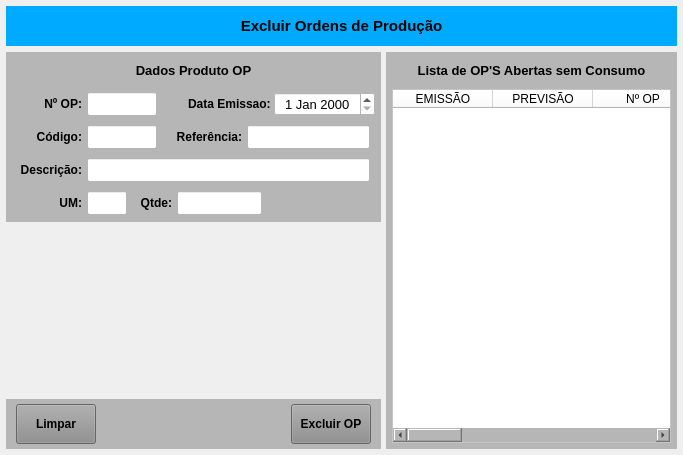
<?xml version="1.0" encoding="UTF-8"?>
<ui version="4.0">
 <class>MainWindow</class>
 <widget class="QMainWindow" name="MainWindow">
  <property name="geometry">
   <rect>
    <x>0</x>
    <y>0</y>
    <width>683</width>
    <height>455</height>
   </rect>
  </property>
  <property name="windowTitle">
   <string>Excluir Ordens de Produção</string>
  </property>
  <property name="styleSheet">
   <string notr="true"/>
  </property>
  <widget class="QWidget" name="centralwidget">
   <layout class="QVBoxLayout" name="verticalLayout">
    <property name="spacing">
     <number>6</number>
    </property>
    <property name="leftMargin">
     <number>6</number>
    </property>
    <property name="topMargin">
     <number>6</number>
    </property>
    <property name="rightMargin">
     <number>6</number>
    </property>
    <property name="bottomMargin">
     <number>6</number>
    </property>
    <item>
     <widget class="QWidget" name="widget_cabecalho" native="true">
      <property name="minimumSize">
       <size>
        <width>0</width>
        <height>40</height>
       </size>
      </property>
      <property name="maximumSize">
       <size>
        <width>16777215</width>
        <height>40</height>
       </size>
      </property>
      <property name="styleSheet">
       <string notr="true">background-color: rgb(0, 170, 255);</string>
      </property>
      <layout class="QHBoxLayout" name="horizontalLayout">
       <property name="spacing">
        <number>2</number>
       </property>
       <property name="leftMargin">
        <number>10</number>
       </property>
       <property name="topMargin">
        <number>5</number>
       </property>
       <property name="rightMargin">
        <number>10</number>
       </property>
       <property name="bottomMargin">
        <number>5</number>
       </property>
       <item>
        <widget class="QLabel" name="label_13">
         <property name="sizePolicy">
          <sizepolicy hsizetype="Preferred" vsizetype="Preferred">
           <horstretch>0</horstretch>
           <verstretch>0</verstretch>
          </sizepolicy>
         </property>
         <property name="minimumSize">
          <size>
           <width>0</width>
           <height>0</height>
          </size>
         </property>
         <property name="font">
          <font>
           <pointsize>11</pointsize>
           <weight>75</weight>
           <bold>true</bold>
          </font>
         </property>
         <property name="styleSheet">
          <string notr="true"/>
         </property>
         <property name="text">
          <string>Excluir Ordens de Produção</string>
         </property>
         <property name="alignment">
          <set>Qt::AlignCenter</set>
         </property>
        </widget>
       </item>
      </layout>
     </widget>
    </item>
    <item>
     <widget class="QWidget" name="widget_2" native="true">
      <property name="styleSheet">
       <string notr="true"/>
      </property>
      <layout class="QHBoxLayout" name="horizontalLayout_3">
       <property name="spacing">
        <number>5</number>
       </property>
       <property name="leftMargin">
        <number>0</number>
       </property>
       <property name="topMargin">
        <number>0</number>
       </property>
       <property name="rightMargin">
        <number>0</number>
       </property>
       <property name="bottomMargin">
        <number>0</number>
       </property>
       <item>
        <widget class="QWidget" name="widget_4" native="true">
         <property name="minimumSize">
          <size>
           <width>375</width>
           <height>0</height>
          </size>
         </property>
         <property name="maximumSize">
          <size>
           <width>375</width>
           <height>16777215</height>
          </size>
         </property>
         <property name="styleSheet">
          <string notr="true"/>
         </property>
         <layout class="QVBoxLayout" name="verticalLayout_2">
          <property name="spacing">
           <number>5</number>
          </property>
          <property name="leftMargin">
           <number>0</number>
          </property>
          <property name="topMargin">
           <number>0</number>
          </property>
          <property name="rightMargin">
           <number>0</number>
          </property>
          <property name="bottomMargin">
           <number>0</number>
          </property>
          <item>
           <widget class="QWidget" name="widget" native="true">
            <property name="minimumSize">
             <size>
              <width>0</width>
              <height>0</height>
             </size>
            </property>
            <property name="maximumSize">
             <size>
              <width>16777215</width>
              <height>16777215</height>
             </size>
            </property>
            <property name="styleSheet">
             <string notr="true"/>
            </property>
            <layout class="QVBoxLayout" name="verticalLayout_3">
             <property name="spacing">
              <number>6</number>
             </property>
             <property name="leftMargin">
              <number>0</number>
             </property>
             <property name="topMargin">
              <number>0</number>
             </property>
             <property name="rightMargin">
              <number>0</number>
             </property>
             <property name="bottomMargin">
              <number>0</number>
             </property>
             <item>
              <widget class="QWidget" name="widget_Cor1" native="true">
               <property name="sizePolicy">
                <sizepolicy hsizetype="Preferred" vsizetype="Preferred">
                 <horstretch>0</horstretch>
                 <verstretch>0</verstretch>
                </sizepolicy>
               </property>
               <property name="minimumSize">
                <size>
                 <width>0</width>
                 <height>0</height>
                </size>
               </property>
               <property name="maximumSize">
                <size>
                 <width>16777215</width>
                 <height>170</height>
                </size>
               </property>
               <property name="styleSheet">
                <string notr="true">background-color: rgb(182, 182, 182);</string>
               </property>
               <layout class="QVBoxLayout" name="verticalLayout_8">
                <property name="spacing">
                 <number>6</number>
                </property>
                <property name="leftMargin">
                 <number>6</number>
                </property>
                <property name="topMargin">
                 <number>6</number>
                </property>
                <property name="rightMargin">
                 <number>6</number>
                </property>
                <property name="bottomMargin">
                 <number>6</number>
                </property>
                <item>
                 <widget class="QWidget" name="widget_28" native="true">
                  <property name="minimumSize">
                   <size>
                    <width>0</width>
                    <height>25</height>
                   </size>
                  </property>
                  <property name="maximumSize">
                   <size>
                    <width>16777215</width>
                    <height>25</height>
                   </size>
                  </property>
                  <property name="styleSheet">
                   <string notr="true"/>
                  </property>
                  <layout class="QHBoxLayout" name="horizontalLayout_22">
                   <property name="spacing">
                    <number>3</number>
                   </property>
                   <property name="leftMargin">
                    <number>3</number>
                   </property>
                   <property name="topMargin">
                    <number>3</number>
                   </property>
                   <property name="rightMargin">
                    <number>3</number>
                   </property>
                   <property name="bottomMargin">
                    <number>3</number>
                   </property>
                   <item>
                    <widget class="QLabel" name="label_54">
                     <property name="maximumSize">
                      <size>
                       <width>16777215</width>
                       <height>16777215</height>
                      </size>
                     </property>
                     <property name="font">
                      <font>
                       <pointsize>10</pointsize>
                       <weight>75</weight>
                       <bold>true</bold>
                      </font>
                     </property>
                     <property name="text">
                      <string>Dados Produto OP</string>
                     </property>
                     <property name="alignment">
                      <set>Qt::AlignCenter</set>
                     </property>
                    </widget>
                   </item>
                  </layout>
                 </widget>
                </item>
                <item>
                 <widget class="QWidget" name="widget_31" native="true">
                  <property name="minimumSize">
                   <size>
                    <width>0</width>
                    <height>30</height>
                   </size>
                  </property>
                  <property name="maximumSize">
                   <size>
                    <width>16777215</width>
                    <height>30</height>
                   </size>
                  </property>
                  <property name="styleSheet">
                   <string notr="true"/>
                  </property>
                  <layout class="QHBoxLayout" name="horizontalLayout_27">
                   <property name="spacing">
                    <number>5</number>
                   </property>
                   <property name="leftMargin">
                    <number>5</number>
                   </property>
                   <property name="topMargin">
                    <number>3</number>
                   </property>
                   <property name="rightMargin">
                    <number>5</number>
                   </property>
                   <property name="bottomMargin">
                    <number>3</number>
                   </property>
                   <item>
                    <widget class="QLabel" name="label_10">
                     <property name="minimumSize">
                      <size>
                       <width>65</width>
                       <height>0</height>
                      </size>
                     </property>
                     <property name="maximumSize">
                      <size>
                       <width>65</width>
                       <height>16777215</height>
                      </size>
                     </property>
                     <property name="font">
                      <font>
                       <pointsize>9</pointsize>
                       <weight>75</weight>
                       <bold>true</bold>
                      </font>
                     </property>
                     <property name="styleSheet">
                      <string notr="true"/>
                     </property>
                     <property name="text">
                      <string>Nº OP:</string>
                     </property>
                     <property name="alignment">
                      <set>Qt::AlignRight|Qt::AlignTrailing|Qt::AlignVCenter</set>
                     </property>
                    </widget>
                   </item>
                   <item>
                    <widget class="QLineEdit" name="line_Num">
                     <property name="sizePolicy">
                      <sizepolicy hsizetype="Preferred" vsizetype="Preferred">
                       <horstretch>0</horstretch>
                       <verstretch>0</verstretch>
                      </sizepolicy>
                     </property>
                     <property name="minimumSize">
                      <size>
                       <width>70</width>
                       <height>0</height>
                      </size>
                     </property>
                     <property name="maximumSize">
                      <size>
                       <width>70</width>
                       <height>16777215</height>
                      </size>
                     </property>
                     <property name="font">
                      <font>
                       <pointsize>9</pointsize>
                      </font>
                     </property>
                     <property name="styleSheet">
                      <string notr="true">background-color: rgb(255, 255, 255);</string>
                     </property>
                     <property name="inputMask">
                      <string/>
                     </property>
                     <property name="text">
                      <string/>
                     </property>
                     <property name="frame">
                      <bool>true</bool>
                     </property>
                     <property name="echoMode">
                      <enum>QLineEdit::Normal</enum>
                     </property>
                     <property name="alignment">
                      <set>Qt::AlignCenter</set>
                     </property>
                     <property name="dragEnabled">
                      <bool>false</bool>
                     </property>
                     <property name="placeholderText">
                      <string/>
                     </property>
                    </widget>
                   </item>
                   <item>
                    <widget class="QLabel" name="label_3">
                     <property name="text">
                      <string/>
                     </property>
                    </widget>
                   </item>
                   <item>
                    <widget class="QLabel" name="label_12">
                     <property name="sizePolicy">
                      <sizepolicy hsizetype="Preferred" vsizetype="Preferred">
                       <horstretch>0</horstretch>
                       <verstretch>0</verstretch>
                      </sizepolicy>
                     </property>
                     <property name="minimumSize">
                      <size>
                       <width>100</width>
                       <height>0</height>
                      </size>
                     </property>
                     <property name="maximumSize">
                      <size>
                       <width>100</width>
                       <height>16777215</height>
                      </size>
                     </property>
                     <property name="font">
                      <font>
                       <pointsize>9</pointsize>
                       <weight>75</weight>
                       <bold>true</bold>
                      </font>
                     </property>
                     <property name="styleSheet">
                      <string notr="true"/>
                     </property>
                     <property name="text">
                      <string>Data Emissao: </string>
                     </property>
                     <property name="alignment">
                      <set>Qt::AlignRight|Qt::AlignTrailing|Qt::AlignVCenter</set>
                     </property>
                    </widget>
                   </item>
                   <item>
                    <widget class="QDateEdit" name="date_Emissao">
                     <property name="sizePolicy">
                      <sizepolicy hsizetype="Preferred" vsizetype="Preferred">
                       <horstretch>0</horstretch>
                       <verstretch>0</verstretch>
                      </sizepolicy>
                     </property>
                     <property name="minimumSize">
                      <size>
                       <width>101</width>
                       <height>0</height>
                      </size>
                     </property>
                     <property name="maximumSize">
                      <size>
                       <width>101</width>
                       <height>16777215</height>
                      </size>
                     </property>
                     <property name="font">
                      <font>
                       <pointsize>10</pointsize>
                      </font>
                     </property>
                     <property name="styleSheet">
                      <string notr="true">background-color: rgb(255, 255, 255);</string>
                     </property>
                     <property name="alignment">
                      <set>Qt::AlignCenter</set>
                     </property>
                    </widget>
                   </item>
                  </layout>
                 </widget>
                </item>
                <item>
                 <widget class="QWidget" name="widget_29" native="true">
                  <property name="minimumSize">
                   <size>
                    <width>0</width>
                    <height>30</height>
                   </size>
                  </property>
                  <property name="maximumSize">
                   <size>
                    <width>16777215</width>
                    <height>30</height>
                   </size>
                  </property>
                  <property name="styleSheet">
                   <string notr="true"/>
                  </property>
                  <layout class="QHBoxLayout" name="horizontalLayout_25">
                   <property name="spacing">
                    <number>5</number>
                   </property>
                   <property name="leftMargin">
                    <number>5</number>
                   </property>
                   <property name="topMargin">
                    <number>3</number>
                   </property>
                   <property name="rightMargin">
                    <number>5</number>
                   </property>
                   <property name="bottomMargin">
                    <number>3</number>
                   </property>
                   <item>
                    <widget class="QLabel" name="label_60">
                     <property name="maximumSize">
                      <size>
                       <width>65</width>
                       <height>16777215</height>
                      </size>
                     </property>
                     <property name="font">
                      <font>
                       <pointsize>9</pointsize>
                       <weight>75</weight>
                       <bold>true</bold>
                      </font>
                     </property>
                     <property name="text">
                      <string>Código:</string>
                     </property>
                     <property name="alignment">
                      <set>Qt::AlignRight|Qt::AlignTrailing|Qt::AlignVCenter</set>
                     </property>
                    </widget>
                   </item>
                   <item>
                    <widget class="QLineEdit" name="line_Codigo">
                     <property name="sizePolicy">
                      <sizepolicy hsizetype="Preferred" vsizetype="Preferred">
                       <horstretch>0</horstretch>
                       <verstretch>0</verstretch>
                      </sizepolicy>
                     </property>
                     <property name="minimumSize">
                      <size>
                       <width>70</width>
                       <height>0</height>
                      </size>
                     </property>
                     <property name="maximumSize">
                      <size>
                       <width>70</width>
                       <height>16777215</height>
                      </size>
                     </property>
                     <property name="font">
                      <font>
                       <pointsize>9</pointsize>
                      </font>
                     </property>
                     <property name="styleSheet">
                      <string notr="true">background-color: rgb(255, 255, 255);</string>
                     </property>
                     <property name="alignment">
                      <set>Qt::AlignCenter</set>
                     </property>
                    </widget>
                   </item>
                   <item>
                    <widget class="QLabel" name="label_61">
                     <property name="maximumSize">
                      <size>
                       <width>80</width>
                       <height>16777215</height>
                      </size>
                     </property>
                     <property name="font">
                      <font>
                       <pointsize>9</pointsize>
                       <weight>75</weight>
                       <bold>true</bold>
                      </font>
                     </property>
                     <property name="text">
                      <string>Referência:</string>
                     </property>
                     <property name="alignment">
                      <set>Qt::AlignRight|Qt::AlignTrailing|Qt::AlignVCenter</set>
                     </property>
                    </widget>
                   </item>
                   <item>
                    <widget class="QLineEdit" name="line_Referencia">
                     <property name="sizePolicy">
                      <sizepolicy hsizetype="Preferred" vsizetype="Preferred">
                       <horstretch>0</horstretch>
                       <verstretch>0</verstretch>
                      </sizepolicy>
                     </property>
                     <property name="minimumSize">
                      <size>
                       <width>0</width>
                       <height>0</height>
                      </size>
                     </property>
                     <property name="maximumSize">
                      <size>
                       <width>16777215</width>
                       <height>16777215</height>
                      </size>
                     </property>
                     <property name="font">
                      <font>
                       <pointsize>9</pointsize>
                      </font>
                     </property>
                     <property name="cursor">
                      <cursorShape>IBeamCursor</cursorShape>
                     </property>
                     <property name="styleSheet">
                      <string notr="true">background-color: rgb(255, 255, 255);</string>
                     </property>
                     <property name="inputMask">
                      <string/>
                     </property>
                     <property name="text">
                      <string/>
                     </property>
                     <property name="maxLength">
                      <number>20</number>
                     </property>
                     <property name="frame">
                      <bool>true</bool>
                     </property>
                     <property name="echoMode">
                      <enum>QLineEdit::Normal</enum>
                     </property>
                     <property name="alignment">
                      <set>Qt::AlignLeading|Qt::AlignLeft|Qt::AlignVCenter</set>
                     </property>
                    </widget>
                   </item>
                  </layout>
                 </widget>
                </item>
                <item>
                 <widget class="QWidget" name="widget_30" native="true">
                  <property name="minimumSize">
                   <size>
                    <width>0</width>
                    <height>30</height>
                   </size>
                  </property>
                  <property name="maximumSize">
                   <size>
                    <width>16777215</width>
                    <height>30</height>
                   </size>
                  </property>
                  <property name="styleSheet">
                   <string notr="true"/>
                  </property>
                  <layout class="QHBoxLayout" name="horizontalLayout_26">
                   <property name="spacing">
                    <number>5</number>
                   </property>
                   <property name="leftMargin">
                    <number>5</number>
                   </property>
                   <property name="topMargin">
                    <number>3</number>
                   </property>
                   <property name="rightMargin">
                    <number>5</number>
                   </property>
                   <property name="bottomMargin">
                    <number>3</number>
                   </property>
                   <item>
                    <widget class="QLabel" name="label_62">
                     <property name="maximumSize">
                      <size>
                       <width>65</width>
                       <height>16777215</height>
                      </size>
                     </property>
                     <property name="font">
                      <font>
                       <pointsize>9</pointsize>
                       <weight>75</weight>
                       <bold>true</bold>
                      </font>
                     </property>
                     <property name="text">
                      <string>Descrição:</string>
                     </property>
                     <property name="alignment">
                      <set>Qt::AlignRight|Qt::AlignTrailing|Qt::AlignVCenter</set>
                     </property>
                    </widget>
                   </item>
                   <item>
                    <widget class="QLineEdit" name="line_Descricao">
                     <property name="sizePolicy">
                      <sizepolicy hsizetype="Preferred" vsizetype="Preferred">
                       <horstretch>0</horstretch>
                       <verstretch>0</verstretch>
                      </sizepolicy>
                     </property>
                     <property name="minimumSize">
                      <size>
                       <width>0</width>
                       <height>0</height>
                      </size>
                     </property>
                     <property name="maximumSize">
                      <size>
                       <width>16777215</width>
                       <height>16777215</height>
                      </size>
                     </property>
                     <property name="font">
                      <font>
                       <pointsize>9</pointsize>
                      </font>
                     </property>
                     <property name="styleSheet">
                      <string notr="true">background-color: rgb(255, 255, 255);</string>
                     </property>
                     <property name="alignment">
                      <set>Qt::AlignLeading|Qt::AlignLeft|Qt::AlignVCenter</set>
                     </property>
                    </widget>
                   </item>
                  </layout>
                 </widget>
                </item>
                <item>
                 <widget class="QWidget" name="widget_33" native="true">
                  <property name="minimumSize">
                   <size>
                    <width>0</width>
                    <height>30</height>
                   </size>
                  </property>
                  <property name="maximumSize">
                   <size>
                    <width>16777215</width>
                    <height>30</height>
                   </size>
                  </property>
                  <property name="styleSheet">
                   <string notr="true"/>
                  </property>
                  <layout class="QHBoxLayout" name="horizontalLayout_13">
                   <property name="spacing">
                    <number>5</number>
                   </property>
                   <property name="leftMargin">
                    <number>5</number>
                   </property>
                   <property name="topMargin">
                    <number>3</number>
                   </property>
                   <property name="rightMargin">
                    <number>5</number>
                   </property>
                   <property name="bottomMargin">
                    <number>3</number>
                   </property>
                   <item>
                    <widget class="QLabel" name="label_24">
                     <property name="minimumSize">
                      <size>
                       <width>65</width>
                       <height>0</height>
                      </size>
                     </property>
                     <property name="maximumSize">
                      <size>
                       <width>65</width>
                       <height>16777215</height>
                      </size>
                     </property>
                     <property name="font">
                      <font>
                       <pointsize>9</pointsize>
                       <weight>75</weight>
                       <bold>true</bold>
                      </font>
                     </property>
                     <property name="text">
                      <string>UM:</string>
                     </property>
                     <property name="alignment">
                      <set>Qt::AlignRight|Qt::AlignTrailing|Qt::AlignVCenter</set>
                     </property>
                    </widget>
                   </item>
                   <item>
                    <widget class="QLineEdit" name="line_UM">
                     <property name="sizePolicy">
                      <sizepolicy hsizetype="Preferred" vsizetype="Preferred">
                       <horstretch>0</horstretch>
                       <verstretch>0</verstretch>
                      </sizepolicy>
                     </property>
                     <property name="minimumSize">
                      <size>
                       <width>40</width>
                       <height>0</height>
                      </size>
                     </property>
                     <property name="maximumSize">
                      <size>
                       <width>40</width>
                       <height>16777215</height>
                      </size>
                     </property>
                     <property name="font">
                      <font>
                       <pointsize>9</pointsize>
                      </font>
                     </property>
                     <property name="styleSheet">
                      <string notr="true">background-color: rgb(255, 255, 255);</string>
                     </property>
                     <property name="alignment">
                      <set>Qt::AlignCenter</set>
                     </property>
                    </widget>
                   </item>
                   <item>
                    <widget class="QLabel" name="label_34">
                     <property name="maximumSize">
                      <size>
                       <width>40</width>
                       <height>16777215</height>
                      </size>
                     </property>
                     <property name="font">
                      <font>
                       <pointsize>9</pointsize>
                       <weight>75</weight>
                       <bold>true</bold>
                      </font>
                     </property>
                     <property name="text">
                      <string>Qtde:</string>
                     </property>
                     <property name="alignment">
                      <set>Qt::AlignRight|Qt::AlignTrailing|Qt::AlignVCenter</set>
                     </property>
                    </widget>
                   </item>
                   <item>
                    <widget class="QLineEdit" name="line_Qtde">
                     <property name="sizePolicy">
                      <sizepolicy hsizetype="Preferred" vsizetype="Preferred">
                       <horstretch>0</horstretch>
                       <verstretch>0</verstretch>
                      </sizepolicy>
                     </property>
                     <property name="minimumSize">
                      <size>
                       <width>85</width>
                       <height>0</height>
                      </size>
                     </property>
                     <property name="maximumSize">
                      <size>
                       <width>85</width>
                       <height>16777215</height>
                      </size>
                     </property>
                     <property name="font">
                      <font>
                       <pointsize>9</pointsize>
                      </font>
                     </property>
                     <property name="cursor">
                      <cursorShape>IBeamCursor</cursorShape>
                     </property>
                     <property name="styleSheet">
                      <string notr="true">background-color: rgb(255, 255, 255);</string>
                     </property>
                     <property name="inputMask">
                      <string/>
                     </property>
                     <property name="text">
                      <string/>
                     </property>
                     <property name="frame">
                      <bool>true</bool>
                     </property>
                     <property name="echoMode">
                      <enum>QLineEdit::Normal</enum>
                     </property>
                     <property name="alignment">
                      <set>Qt::AlignCenter</set>
                     </property>
                    </widget>
                   </item>
                   <item>
                    <widget class="QLabel" name="label_8">
                     <property name="text">
                      <string/>
                     </property>
                    </widget>
                   </item>
                   <item>
                    <widget class="QLabel" name="label_9">
                     <property name="text">
                      <string/>
                     </property>
                    </widget>
                   </item>
                  </layout>
                 </widget>
                </item>
               </layout>
              </widget>
             </item>
             <item>
              <widget class="QLabel" name="label_2">
               <property name="text">
                <string/>
               </property>
              </widget>
             </item>
            </layout>
           </widget>
          </item>
          <item>
           <widget class="QWidget" name="widget_Cor2" native="true">
            <property name="minimumSize">
             <size>
              <width>0</width>
              <height>50</height>
             </size>
            </property>
            <property name="maximumSize">
             <size>
              <width>16777215</width>
              <height>50</height>
             </size>
            </property>
            <property name="styleSheet">
             <string notr="true">background-color: rgb(182, 182, 182);</string>
            </property>
            <layout class="QHBoxLayout" name="horizontalLayout_2">
             <property name="spacing">
              <number>5</number>
             </property>
             <property name="leftMargin">
              <number>10</number>
             </property>
             <property name="topMargin">
              <number>5</number>
             </property>
             <property name="rightMargin">
              <number>10</number>
             </property>
             <property name="bottomMargin">
              <number>5</number>
             </property>
             <item>
              <widget class="QPushButton" name="btn_Limpar">
               <property name="sizePolicy">
                <sizepolicy hsizetype="Fixed" vsizetype="Preferred">
                 <horstretch>0</horstretch>
                 <verstretch>0</verstretch>
                </sizepolicy>
               </property>
               <property name="maximumSize">
                <size>
                 <width>80</width>
                 <height>16777215</height>
                </size>
               </property>
               <property name="font">
                <font>
                 <pointsize>9</pointsize>
                 <weight>75</weight>
                 <bold>true</bold>
                </font>
               </property>
               <property name="cursor">
                <cursorShape>PointingHandCursor</cursorShape>
               </property>
               <property name="layoutDirection">
                <enum>Qt::LeftToRight</enum>
               </property>
               <property name="autoFillBackground">
                <bool>false</bool>
               </property>
               <property name="styleSheet">
                <string notr="true">background-color: rgb(141, 141, 141);</string>
               </property>
               <property name="text">
                <string>Limpar</string>
               </property>
               <property name="checkable">
                <bool>false</bool>
               </property>
               <property name="autoDefault">
                <bool>false</bool>
               </property>
               <property name="default">
                <bool>false</bool>
               </property>
               <property name="flat">
                <bool>false</bool>
               </property>
              </widget>
             </item>
             <item>
              <widget class="QLabel" name="label">
               <property name="text">
                <string/>
               </property>
              </widget>
             </item>
             <item>
              <widget class="QPushButton" name="btn_Excluir">
               <property name="sizePolicy">
                <sizepolicy hsizetype="Fixed" vsizetype="Preferred">
                 <horstretch>0</horstretch>
                 <verstretch>0</verstretch>
                </sizepolicy>
               </property>
               <property name="maximumSize">
                <size>
                 <width>80</width>
                 <height>16777215</height>
                </size>
               </property>
               <property name="font">
                <font>
                 <pointsize>9</pointsize>
                 <weight>75</weight>
                 <bold>true</bold>
                </font>
               </property>
               <property name="cursor">
                <cursorShape>PointingHandCursor</cursorShape>
               </property>
               <property name="layoutDirection">
                <enum>Qt::LeftToRight</enum>
               </property>
               <property name="autoFillBackground">
                <bool>false</bool>
               </property>
               <property name="styleSheet">
                <string notr="true">background-color: rgb(141, 141, 141);</string>
               </property>
               <property name="text">
                <string>Excluir OP</string>
               </property>
               <property name="checkable">
                <bool>false</bool>
               </property>
               <property name="autoDefault">
                <bool>false</bool>
               </property>
               <property name="default">
                <bool>false</bool>
               </property>
               <property name="flat">
                <bool>false</bool>
               </property>
              </widget>
             </item>
            </layout>
           </widget>
          </item>
         </layout>
        </widget>
       </item>
       <item>
        <widget class="QWidget" name="widget_Cor3" native="true">
         <property name="styleSheet">
          <string notr="true">background-color: rgb(182, 182, 182);</string>
         </property>
         <layout class="QGridLayout" name="gridLayout">
          <property name="leftMargin">
           <number>6</number>
          </property>
          <property name="topMargin">
           <number>6</number>
          </property>
          <property name="rightMargin">
           <number>6</number>
          </property>
          <property name="bottomMargin">
           <number>6</number>
          </property>
          <item row="0" column="0" colspan="2">
           <widget class="QLabel" name="label_5">
            <property name="minimumSize">
             <size>
              <width>0</width>
              <height>25</height>
             </size>
            </property>
            <property name="maximumSize">
             <size>
              <width>16777215</width>
              <height>25</height>
             </size>
            </property>
            <property name="font">
             <font>
              <pointsize>10</pointsize>
              <weight>75</weight>
              <bold>true</bold>
             </font>
            </property>
            <property name="text">
             <string>Lista de OP'S Abertas sem Consumo</string>
            </property>
            <property name="alignment">
             <set>Qt::AlignCenter</set>
            </property>
           </widget>
          </item>
          <item row="1" column="0" colspan="2">
           <widget class="QTableWidget" name="table_Lista">
            <property name="sizePolicy">
             <sizepolicy hsizetype="Preferred" vsizetype="Preferred">
              <horstretch>0</horstretch>
              <verstretch>0</verstretch>
             </sizepolicy>
            </property>
            <property name="font">
             <font>
              <pointsize>9</pointsize>
             </font>
            </property>
            <property name="styleSheet">
             <string notr="true">background-color: rgb(255, 255, 255);</string>
            </property>
            <attribute name="verticalHeaderDefaultSectionSize">
             <number>0</number>
            </attribute>
            <attribute name="verticalHeaderMinimumSectionSize">
             <number>0</number>
            </attribute>
            <column>
             <property name="text">
              <string>EMISSÃO</string>
             </property>
            </column>
            <column>
             <property name="text">
              <string>PREVISÃO</string>
             </property>
            </column>
            <column>
             <property name="text">
              <string>Nº OP</string>
             </property>
            </column>
            <column>
             <property name="text">
              <string>CÓD.</string>
             </property>
            </column>
            <column>
             <property name="text">
              <string>DESCRIÇÃO</string>
             </property>
            </column>
            <column>
             <property name="text">
              <string>REFERÊNCIA</string>
             </property>
            </column>
            <column>
             <property name="text">
              <string>UM</string>
             </property>
            </column>
            <column>
             <property name="text">
              <string>QTDE</string>
             </property>
            </column>
            <column>
             <property name="text">
              <string>EST/CON</string>
             </property>
            </column>
           </widget>
          </item>
         </layout>
        </widget>
       </item>
      </layout>
     </widget>
    </item>
   </layout>
  </widget>
 </widget>
 <resources/>
 <connections/>
</ui>
